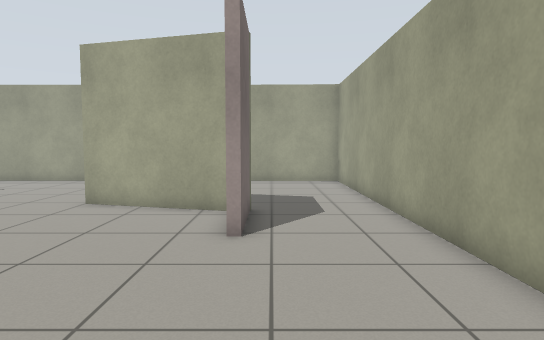
view 1 (above)

16 first-person views from a walk through a world built for the Gazebo simulator. The camera is 0.94 m above the floor, tilts 4° down and sees 75° across. The floor is counted in squares, 0.5 m on a side. Each view is taken from the middle of a square. On the plan, view 1 faces up. The plan holds only what a view shows up to about 18 squares ahead; the rest is blank.

view 2
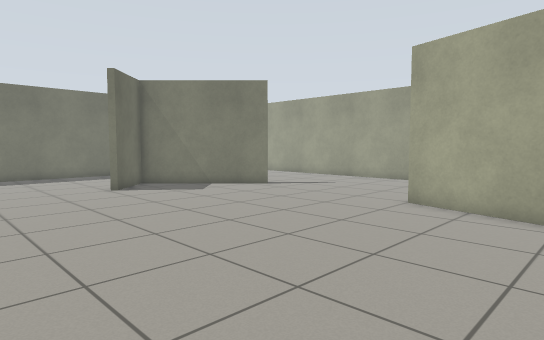

view 3
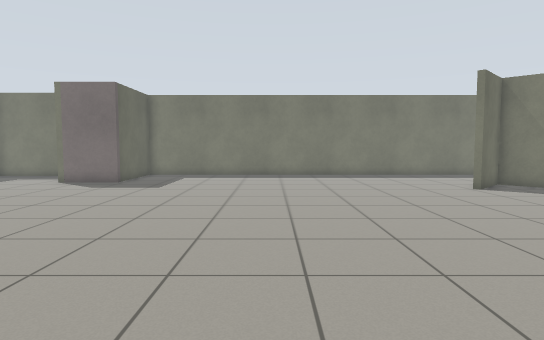

view 4
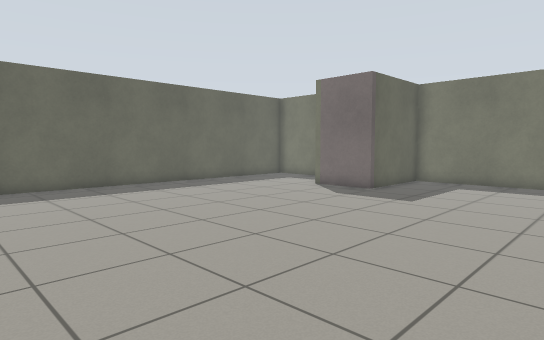

view 5
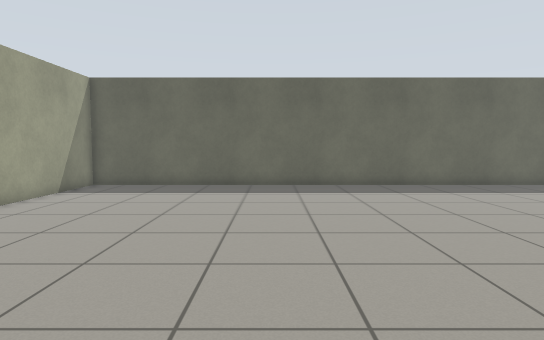

view 6
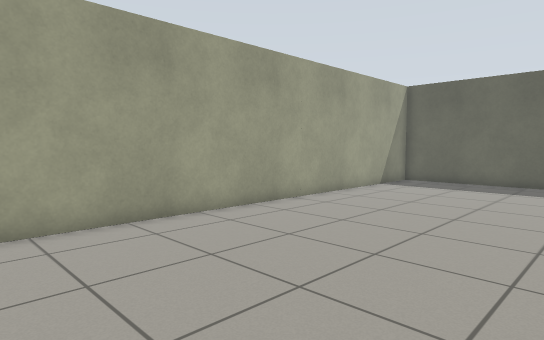

view 7
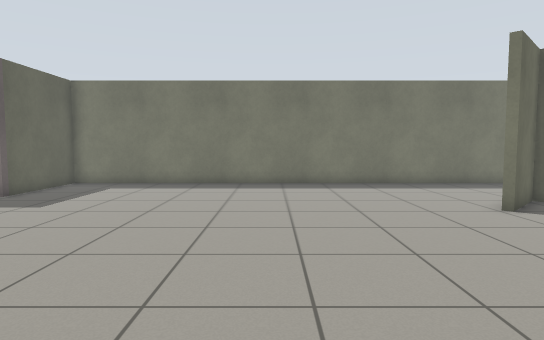

view 8
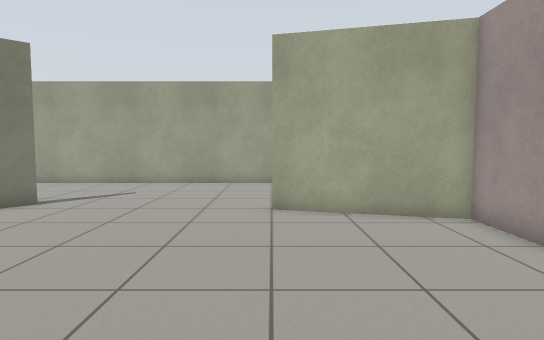

view 9
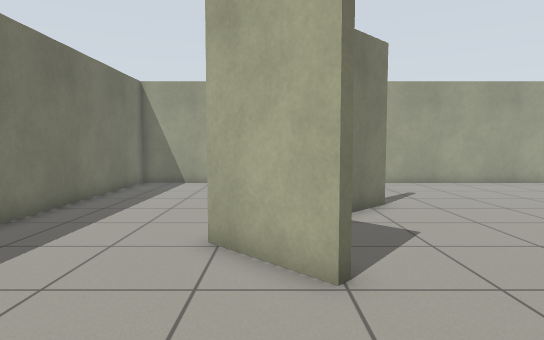

view 10
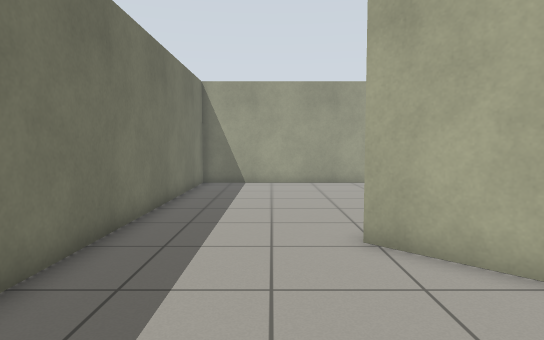

view 11
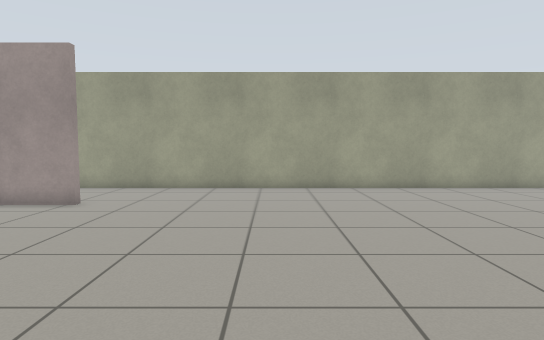

view 12
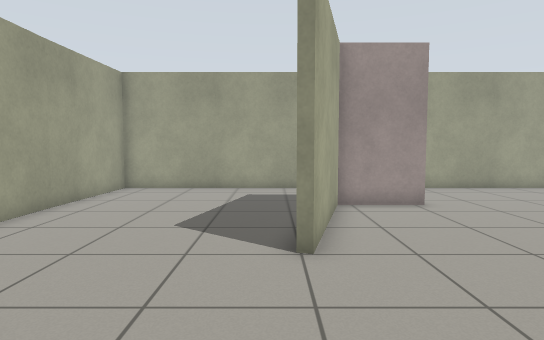

view 13
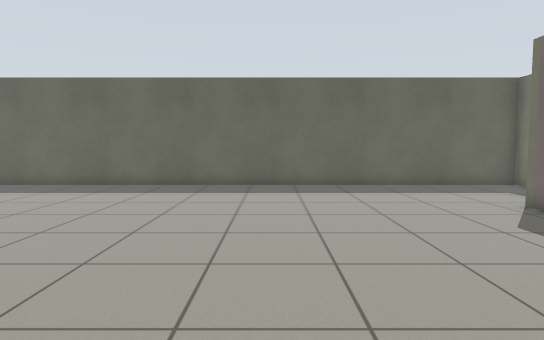

view 14
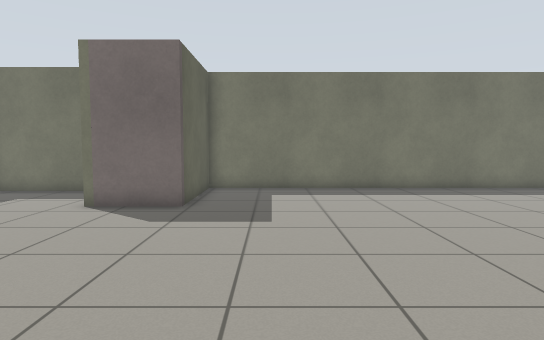

view 15
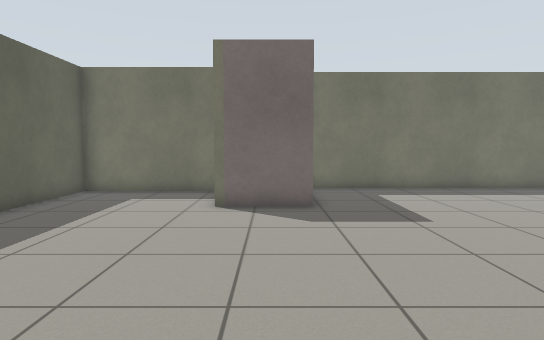

view 16
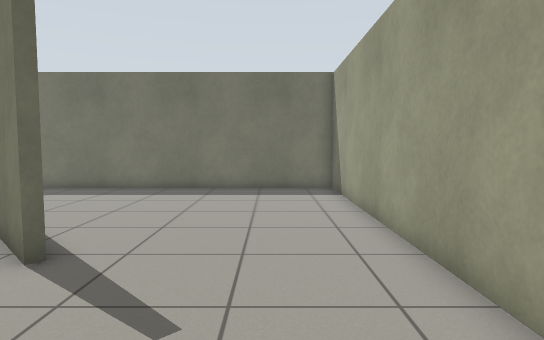

### Floor plan
Points are (right, up) in squares from view 1. A wall is a line through its corners. A room is listed if a view was taken in it or the views show most of it. See-through windows are left out.
Room 1 (views 1, 2, 3, 4, 5, 6, 7, 8, 9, 10, 11, 12, 13, 14, 15, 16)
walls: (-0.9, 7.1) (-0.9, 9.9) (-6, 11.3) (-5.9, 11.7); (-13.7, 12.4) (-13.4, 12.1) (-17.8, 7.7) (-15.9, 5.8) (-16.1, 5.6) (-18.3, 7.8); (-0.6, 10.1) (-0.6, 7.1); (-22.5, -14.2) (-22.5, -19.7) (3.4, -19.7) (3.4, 18.6) (-23.4, 18.6) (-23.4, -10.7) (-18.8, -10.7) (-18.8, -13.9)

Where each view was taken, in squares from view 1:
view 1: 0 up, 0 right, facing up
view 2: 0 up, 1 left, facing up-left
view 3: 3 down, 1 left, facing left
view 4: 3 down, 5 left, facing down-left
view 5: 3 down, 5 left, facing down
view 6: 1 down, 5 left, facing down-right
view 7: 1 down, 6 left, facing left
view 8: 1 up, 6 left, facing up
view 9: 1 up, 17 left, facing up
view 10: 1 up, 20 left, facing up
view 11: 1 up, 12 left, facing right
view 12: 12 up, 12 left, facing right
view 13: 3 down, 11 left, facing down
view 14: 8 down, 8 left, facing left
view 15: 12 down, 8 left, facing left
view 16: 16 up, 8 left, facing left
